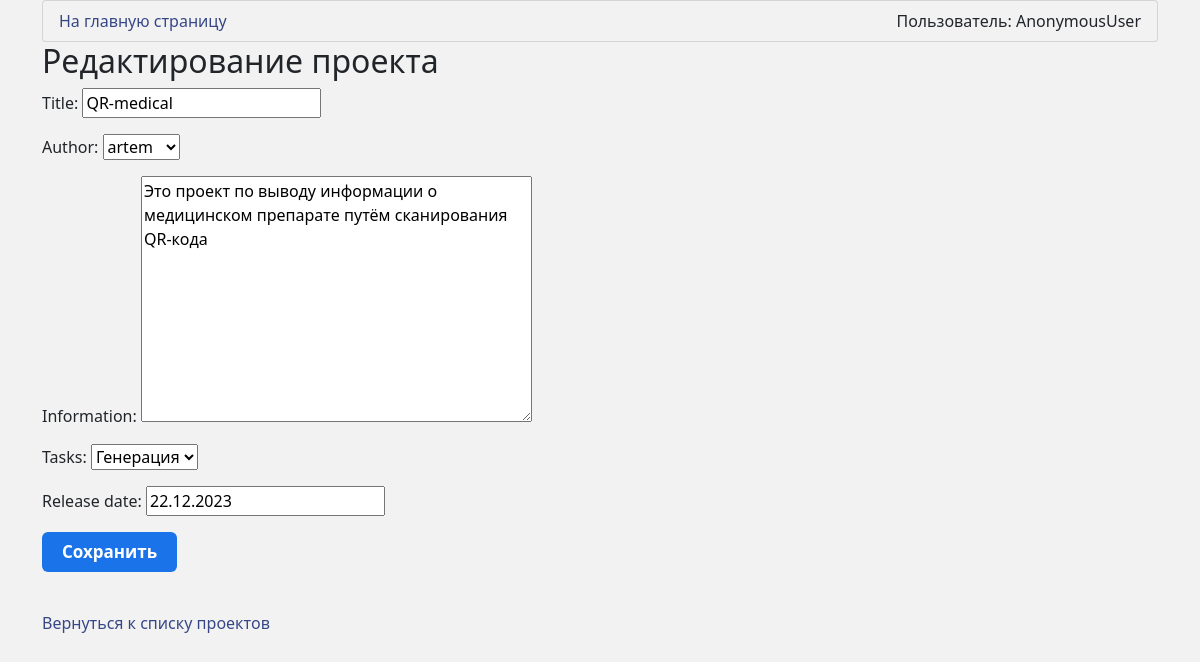
The page /DAL/article_edit/2/ on the database its author committed.
### DAL/models.py (models this page shows, shortened)
class Article(models.Model):
    objects = None
    title = models.CharField(max_length=255)
    author = models.ForeignKey(User, on_delete=models.CASCADE)
    information = models.TextField()
    tasks = models.ForeignKey(Task, on_delete=models.CASCADE)
    release_date = models.DateField()
    class Meta:
        verbose_name = 'Проект'
        verbose_name_plural = 'Проекты'

class Task(models.Model):
    objects = None
    title = models.CharField(max_length=255)
    author = models.ForeignKey(User, on_delete=models.CASCADE, related_name='tasks_created')
    executor = models.ForeignKey(User, on_delete=models.CASCADE, related_name='tasks_executed')
    status = models.CharField(max_length=255)
    information = models.TextField()
    release_date = models.DateField()
    class Meta:
        verbose_name = 'Задача'
        verbose_name_plural = 'Задачи'
    def __str__(self):
        return self.title
    """
    def save(self, *args, **kwargs):
        # Определение, новая ли это задача или обновление существующей
        is_new = self._state.adding
        super().save(*args, **kwargs)

        # Сообщение зависит от того, новая задача или обновление
        if is_new:
            message = f"Новая задача создана: {self.title}"
        else:
            message = f"Задача обновлена: {self.title}"
        send_telegram_message(message)

    def delete(self, *args, **kwargs):
        message = f"Задача удалена: {self.title}"
        super().delete(*args, **kwargs)
        send_telegram_message(message)
    """

### DAL/views.py (the view)
# urls.py: path('article_edit/<int:pk>/', views.ArticleUpdateView.as_view(), name='article_edit'),
class ArticleUpdateView(UpdateView):
    model = Article
    template_name = 'registration/article_edit.html'
    fields = '__all__'
    success_url = reverse_lazy('article_list')

### DAL/models.py (called while the page is built)
    def __str__(self):
        return self.username

### WEB.api/templates/registration/article_edit.html (shortened to what this page needs)
{% extends 'base.html' %}
{% block content %}
  <h2>Редактирование проекта</h2>
  <form method="post">
    {{ form.as_p }}
    <button class="btn">Сохранить</button>
  </form>
  <br>
  <a href="{% url 'article_list' %}">Вернуться к списку проектов</a>
{% endblock %}

### DAL/static/users/css/main.css (style rules this page uses)
a { color: #374785; text-decoration: none; transition: color 0.2s, font-size 0.3s; }
body { background-color: #F2F2F2; }
body.container { background-color: #F2F2F2; }
.btn { display: inline-block; box-sizing: border-box; padding: 0 20px; margin: 0 15px 15px 0; outline: none; border: none; border-radius: 6px; height: 40px; line-height: 40px; font-size: 17px; font-weight: 600; text-decoration: none; color: #fff; background-color: #1a73e8; cursor: pointer; user-select: none; appearance: none; touch-action: manipulation; }

### rows shown on the page
Article: title "QR-medical", author "artem", information "Это проект по выводу информации о медицинском препарате путём сканирования QR-кода", tasks "Генерация", release_date "22.12.2023"

### other values the page prints
{{ user }} "AnonymousUser"
